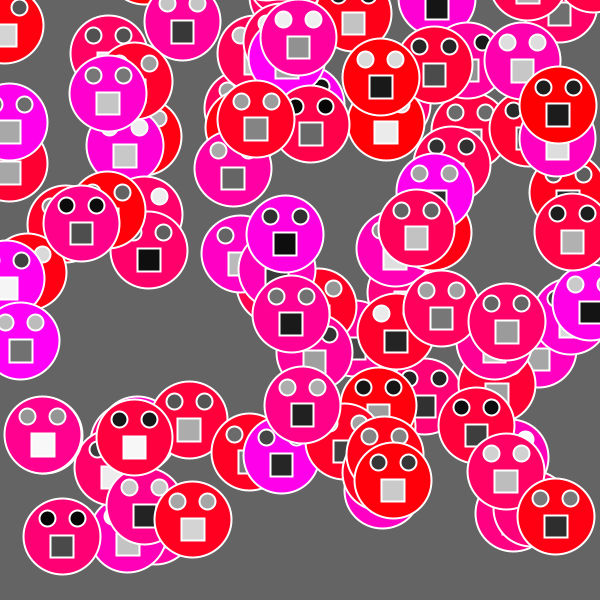
Frame 1 (no input)
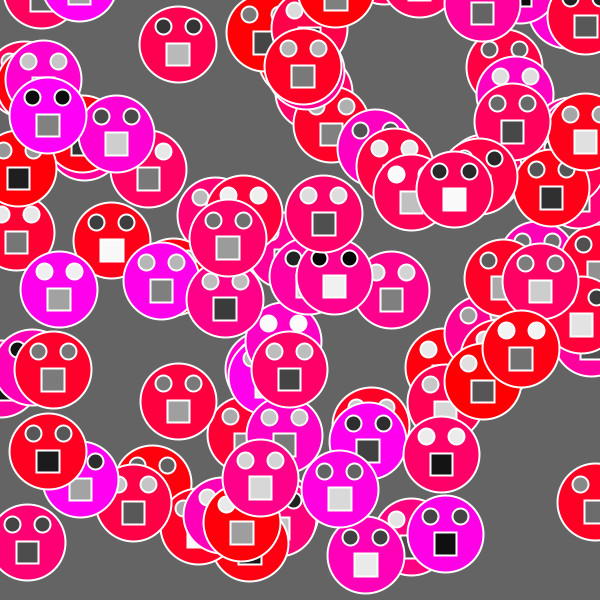
Frame 60 (the mouse pressed at the canvas centre just before this capture)
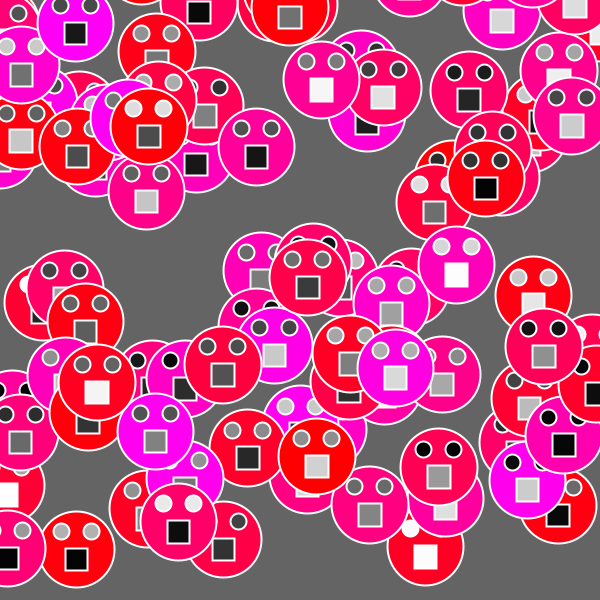
Frame 120 (the mouse held since frame 60 and released just before this capture)

The Processing sketch that drew these frames (run headless with seeded random() and noise(); from frame 60 on, the mouse is pressed at the canvas centre):

// Processing sketch: processing_44215
// ── processing_44215.pde

Face[] faces = new Face[100];

void setup() {
  size(600, 600);
  smooth();
  for (int i = 0; i < faces.length; i++){
    faces[i] = new Face(color(255,0,random(255)), random(width), random(height), 45, 45, 16);
  }
}


void draw() {
  background(100);
  for (int i = 0; i<faces.length; i++){
    faces[i].display();
    faces[i].move();
  }
}

class Face {
  color c;
  float x, y, w, h, eyeSize;
  float xspeed, yspeed;

  Face(color tempC, float tempX, float tempY, float tempW, float tempH, float tempEyeSize) {
    c=tempC;
    x=tempX;
    y=tempY;
    w=tempW;
    h=tempH;
    eyeSize=tempEyeSize;
    xspeed=random(-5, 5);
    yspeed=random(-5, 5);
  }

  void move() {
    x += xspeed;
    y += yspeed;
    if (x>width || x<0) {
      xspeed*=-1;
    }

    if (y>height || y<0) {
      yspeed*=-1;
    }
  }
  
  void display() {
    fill(c);
    ellipseMode(CENTER);
    rectMode(CENTER);
    strokeWeight(2);
    stroke(255);
    ellipse(x, y-h, w*1.7, h*1.7);
    fill(random(255));
    ellipse(x-w/3, y-h-18, eyeSize, eyeSize);
    ellipse(x+w/3, y-h-18, eyeSize, eyeSize);
    stroke(255);
    fill(random(255));
    rect(x, y-35, w/2, h/2);

  }
}
